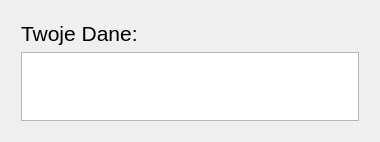
<?xml version="1.0" encoding="UTF-8"?>
<ui version="4.0">
 <class>CheckUserData</class>
 <widget class="QWidget" name="CheckUserData">
  <property name="geometry">
   <rect>
    <x>0</x>
    <y>0</y>
    <width>380</width>
    <height>142</height>
   </rect>
  </property>
  <property name="minimumSize">
   <size>
    <width>380</width>
    <height>142</height>
   </size>
  </property>
  <property name="maximumSize">
   <size>
    <width>380</width>
    <height>142</height>
   </size>
  </property>
  <property name="windowTitle">
   <string>Dane</string>
  </property>
  <property name="windowIcon">
   <iconset theme="QIcon::ThemeIcon::AddressBookNew"/>
  </property>
  <layout class="QGridLayout" name="gridLayout">
   <item row="0" column="0">
    <layout class="QGridLayout" name="gridLayout_2">
     <property name="leftMargin">
      <number>10</number>
     </property>
     <property name="topMargin">
      <number>10</number>
     </property>
     <property name="rightMargin">
      <number>10</number>
     </property>
     <property name="bottomMargin">
      <number>10</number>
     </property>
     <item row="2" column="0">
      <widget class="QTableView" name="userData_view"/>
     </item>
     <item row="0" column="0">
      <widget class="QLabel" name="label">
       <property name="font">
        <font>
         <pointsize>16</pointsize>
        </font>
       </property>
       <property name="text">
        <string>Twoje Dane:</string>
       </property>
      </widget>
     </item>
    </layout>
   </item>
  </layout>
 </widget>
 <resources/>
 <connections/>
</ui>
